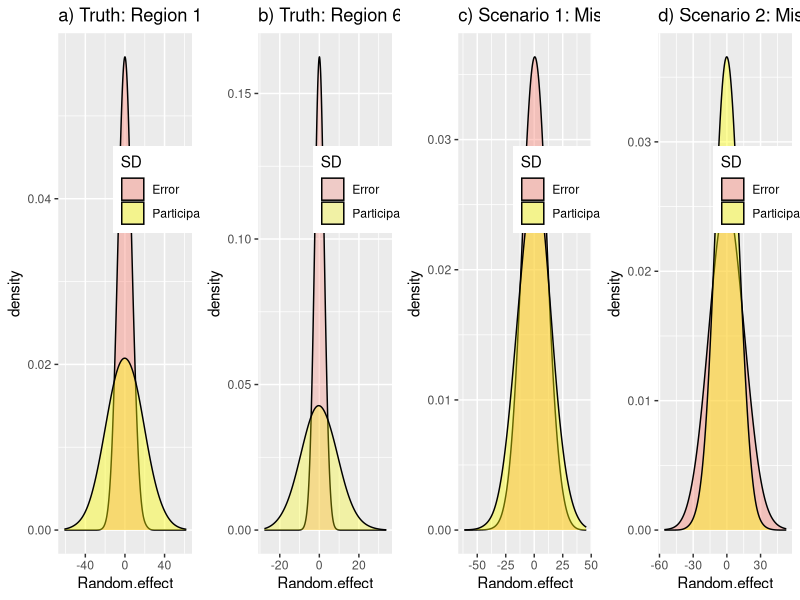

Write the R code that produced this figure.
####################
# Ben Risk
# Simulations to examine the single-visit variance
# components models from Cogswell et al 2021
#
# This code supports the commentary:
# On the reproducibility of Quantitative Susceptibility Mapping and its potential as a clinical biomarker: a comment on Cogswell et al. 2021


library(lme4)
library(MASS)
library(ggplot2)
library(gridExtra)
set.seed(1234)


# QSM intrascanner at 3T:
# 

# Here, we use the variances reported in Tables 2 and 5 of
# Feng, X., Deistung, A., & Reichenbach, J. R. (2018). Quantitative susceptibility mapping (QSM) and R2* in the human brain at 3 T: Evaluation of intra-scanner repeatability. Zeitschrift für Medizinische Physik, 28(1), 36-48.

# Use fWM normalized sds:

# 1. Accumbens
# 2. Caudate
# 3. Globus Pallidus
# 4. Hippocampus
# 5. Putamen
# 6. Thalamus
sigmae1 = 6.4397
sigmae2 = 2.9023
sigmae3 = 5.1835
sigmae4 = 3.5113
sigmae5 = 2.7242
sigmae6 = 2.2921


sigmab1 = 17.5220
sigmab2 = 6.2399
sigmab3 = 31.8223
sigmab4 = 8.6990
sigmab5 = 12.1866
sigmab6 = 8.6665

#true ratio of sd:
sigmab1/sigmae1 #reported in manuscript
sigmab2/sigmae2
sigmab3/sigmae3
sigmab4/sigmae4
sigmab5/sigmae5
sigmab6/sigmae6 #reported in manuscript

# true ICC: 
sigmab1^2/(sigmab1^2+sigmae1^2)
sigmab2^2/(sigmab2^2+sigmae2^2)
sigmab3^2/(sigmab3^2+sigmae3^2)
sigmab4^2/(sigmab4^2+sigmae4^2)
sigmab5^2/(sigmab5^2+sigmae5^2)
sigmab6^2/(sigmab6^2+sigmae6^2)


# means are from the first scan
mu1 = 39.42
mu2 = 56.25
mu3 = 131.08
mu4 = 14.58
mu5 = 52.65
mu6 = 19.94

# Simulate data:
var(c(mu1,mu2,mu3,mu4,mu5,mu6))

n = 1000
#n = 10000

R = 3
id = c(1:n)%x%rep(1,R)

temp = diag(c(sigmab1,sigmab2,sigmab3,sigmab4,sigmab5,sigmab6))

# Correlation between random effects in different regions varies.
# In practice, this will be different for each pair of brain regions.
# For 6 brain regions, this involves 6*5/2 = 15 correlations.
# We simplify this setting by setting all correlations
# 15 correlation sequal to the same value. 
# We consider to correlations: 1 for all regions; 0.5 for all regions:
rho=c(1,0.5)
varcomp.mismodel.list=list(rho1=NULL,rho0.5=NULL)
varcomp.modelcorrect.list.r1 = list(rho1=NULL,rho0.5=NULL)
varcomp.modelcorrect.list.r6 = list(rho1=NULL,rho0.5=NULL)


for (i in 1:length(rho)) {
  corrMat = matrix(rho[i],6,6)
  diag(corrMat) = 1
  Sigma = temp%*%corrMat%*%temp
  
  b12 = mvrnorm(n=n, mu=c(0,0,0,0,0,0),Sigma=Sigma)
  
  yi1r= b12[,1]%x%rep(1,R)+mu1+rnorm(n=n*R,sd=sigmae1)
  yi2r= b12[,2]%x%rep(1,R)+mu2+rnorm(n=n*R,sd=sigmae2)
  yi3r= b12[,3]%x%rep(1,R)+mu3+rnorm(n=n*R,sd=sigmae3)
  yi4r= b12[,4]%x%rep(1,R)+mu4+rnorm(n=n*R,sd=sigmae4)
  yi5r= b12[,5]%x%rep(1,R)+mu5+rnorm(n=n*R,sd=sigmae5)
  yi6r= b12[,6]%x%rep(1,R)+mu6+rnorm(n=n*R,sd=sigmae6)
  
  
  sim.data = data.frame(y=c(yi1r,yi2r,yi3r,yi4r,yi5r,yi6r),id=c(id,id,id,id,id,id),region=c(c(1:6)%x%rep(1,n*R)),replicate = rep(1,n*R)%x%c(1:R))
  
  #mean.data = sim.data %>% group_by(id,region) %>% summarize_at(vars(y),list(ybar=mean))
  
  # check how well we estimate the true variance components.
  # These results were added to the revised manuscript:
  varcomp.modelcorrect.list.r1[[i]] = as.data.frame(VarCorr(lmer(yi1r~(1|id))))
  varcomp.modelcorrect.list.r6[[i]] = as.data.frame(VarCorr(lmer(yi6r~(1|id))))
  
  
  
  
  sub.data = sim.data[sim.data$replicate==1,]
  mismodel = lmer(y~(1|id)+(1|region),data=sim.data[sim.data$replicate==1,])
  summary(mismodel)
  
  varcomp.mismodel = as.data.frame(VarCorr(mismodel))
  
  varcomp.mismodel.list[[i]] = varcomp.mismodel
}


# ratio of "between" to "within":
varcomp.mismodel.list


# these numbers appear in the manuscript:
# rho=1
varcomp.mismodel.list[[1]][1,5]/varcomp.mismodel.list[[1]][3,5]

# rho=0.5
varcomp.mismodel.list[[2]][1,5]/varcomp.mismodel.list[[2]][3,5]


## Using the correct model:
varcomp.modelcorrect.list.r1[[1]][1,5]/varcomp.modelcorrect.list.r1[[1]][2,5]
varcomp.modelcorrect.list.r1[[2]][1,5]/varcomp.modelcorrect.list.r1[[2]][2,5]

varcomp.modelcorrect.list.r6[[1]][1,5]/varcomp.modelcorrect.list.r6[[1]][2,5]
varcomp.modelcorrect.list.r6[[2]][1,5]/varcomp.modelcorrect.list.r6[[2]][2,5]




########### Create plots:
# rho=1: 1.33; sigmab = 13.6; sigmae = 10.3

# rho=0.75: 0.96;
# rho=0.5 0.66; 9.4, 14.2
# rho=0: can't distinguish from error

df <- data.frame(SD=factor(rep(c("Participant", "Error"), each=10000)), Random.effect=c(rnorm(10000, mean=0, sd=sigmab1),rnorm(10000, mean=0, sd=sigmae1)))
p0<-ggplot(df, aes(x=Random.effect, fill=SD)) + geom_density(alpha=0.4,adjust=3)+theme(legend.position=c(0.8,0.7))+ggtitle('a) Truth: Region 1')+scale_fill_manual(values=c(Participant='yellow',Error='salmon'))


###############
df <- data.frame(SD=factor(rep(c("Participant", "Error"), each=10000)),Random.effect=c(rnorm(10000, mean=0, sd=sigmab6),rnorm(10000, mean=0, sd=sigmae6)))
# Use semi-transparent fill
p1<-ggplot(df, aes(x=Random.effect, fill=SD)) +
  geom_density(alpha=0.3,adjust=3)+theme(legend.position=c(0.8,0.7))+ggtitle('b) Truth: Region 6')+scale_fill_manual(values=c(Participant='yellow',Error='salmon'))


#######################
df <- data.frame(SD=factor(rep(c("Participant", "Error"), each=10000)), Random.effect=c(rnorm(10000, mean=0, sd=varcomp.mismodel.list$rho1[1,5]),rnorm(10000, mean=0, sd=varcomp.mismodel.list$rho1[3,5])))

p2<-ggplot(df, aes(x=Random.effect, fill=SD))+geom_density(alpha=0.4,adjust=3)+theme(legend.position=c(0.8,0.7))+ggtitle('c) Scenario 1: Misspecified')+scale_fill_manual(values=c(Participant='yellow',Error='salmon'))

#######################
df <- data.frame(SD=factor(rep(c("Participant", "Error"), each=10000)), Random.effect=c(rnorm(10000, mean=0, sd=varcomp.mismodel.list$rho0.5[1,5]),rnorm(10000, mean=0, sd=varcomp.mismodel.list$rho0.5[3,5])))

p3<-ggplot(df, aes(x=Random.effect, fill=SD))+geom_density(alpha=0.4,adjust=3)+theme(legend.position=c(0.8,0.7))+ggtitle('d) Scenario 2: Misspecified')+scale_fill_manual(values=c(Participant='yellow',Error='salmon'))


#pdf(file='~/Dropbox/Apps/Overleaf/QSM Reliability/Figure1.pdf',width=12,height=5)
grid.arrange(p0,p1,p2,p3,nrow=1)
#dev.off()
